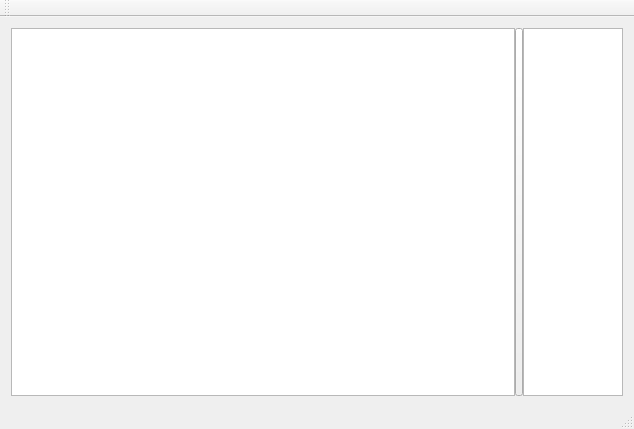
<?xml version="1.0" encoding="UTF-8"?>
<ui version="4.0">
 <class>MainWindow</class>
 <widget class="QMainWindow" name="MainWindow">
  <property name="geometry">
   <rect>
    <x>0</x>
    <y>0</y>
    <width>634</width>
    <height>429</height>
   </rect>
  </property>
  <property name="windowTitle">
   <string>MainWindow</string>
  </property>
  <widget class="QWidget" name="centralWidget">
   <layout class="QHBoxLayout" name="horizontalLayout">
    <property name="spacing">
     <number>0</number>
    </property>
    <item>
     <widget class="GraphicsView" name="graphicsView">
      <property name="mouseTracking">
       <bool>true</bool>
      </property>
     </widget>
    </item>
    <item>
     <widget class="PushButton" name="pushButton">
      <property name="sizePolicy">
       <sizepolicy hsizetype="Fixed" vsizetype="Expanding">
        <horstretch>0</horstretch>
        <verstretch>0</verstretch>
       </sizepolicy>
      </property>
      <property name="minimumSize">
       <size>
        <width>8</width>
        <height>0</height>
       </size>
      </property>
      <property name="maximumSize">
       <size>
        <width>8</width>
        <height>16777215</height>
       </size>
      </property>
      <property name="text">
       <string/>
      </property>
      <property name="checkable">
       <bool>false</bool>
      </property>
      <property name="checked">
       <bool>false</bool>
      </property>
     </widget>
    </item>
    <item>
     <widget class="QListWidget" name="listWidget">
      <property name="sizePolicy">
       <sizepolicy hsizetype="Fixed" vsizetype="Expanding">
        <horstretch>0</horstretch>
        <verstretch>0</verstretch>
       </sizepolicy>
      </property>
      <property name="minimumSize">
       <size>
        <width>100</width>
        <height>0</height>
       </size>
      </property>
      <property name="maximumSize">
       <size>
        <width>100</width>
        <height>16777215</height>
       </size>
      </property>
     </widget>
    </item>
   </layout>
  </widget>
  <widget class="QMenuBar" name="menuBar">
   <property name="geometry">
    <rect>
     <x>0</x>
     <y>0</y>
     <width>634</width>
     <height>23</height>
    </rect>
   </property>
  </widget>
  <widget class="QToolBar" name="mainToolBar">
   <attribute name="toolBarArea">
    <enum>TopToolBarArea</enum>
   </attribute>
   <attribute name="toolBarBreak">
    <bool>false</bool>
   </attribute>
  </widget>
  <widget class="QStatusBar" name="statusBar"/>
 </widget>
 <layoutdefault spacing="6" margin="11"/>
 <customwidgets>
  <customwidget>
   <class>PushButton</class>
   <extends>QPushButton</extends>
   <header location="global">model/pushbutton.h</header>
  </customwidget>
  <customwidget>
   <class>GraphicsView</class>
   <extends>QGraphicsView</extends>
   <header location="global">model/GraphicsView.h</header>
  </customwidget>
 </customwidgets>
 <resources/>
 <connections/>
</ui>
